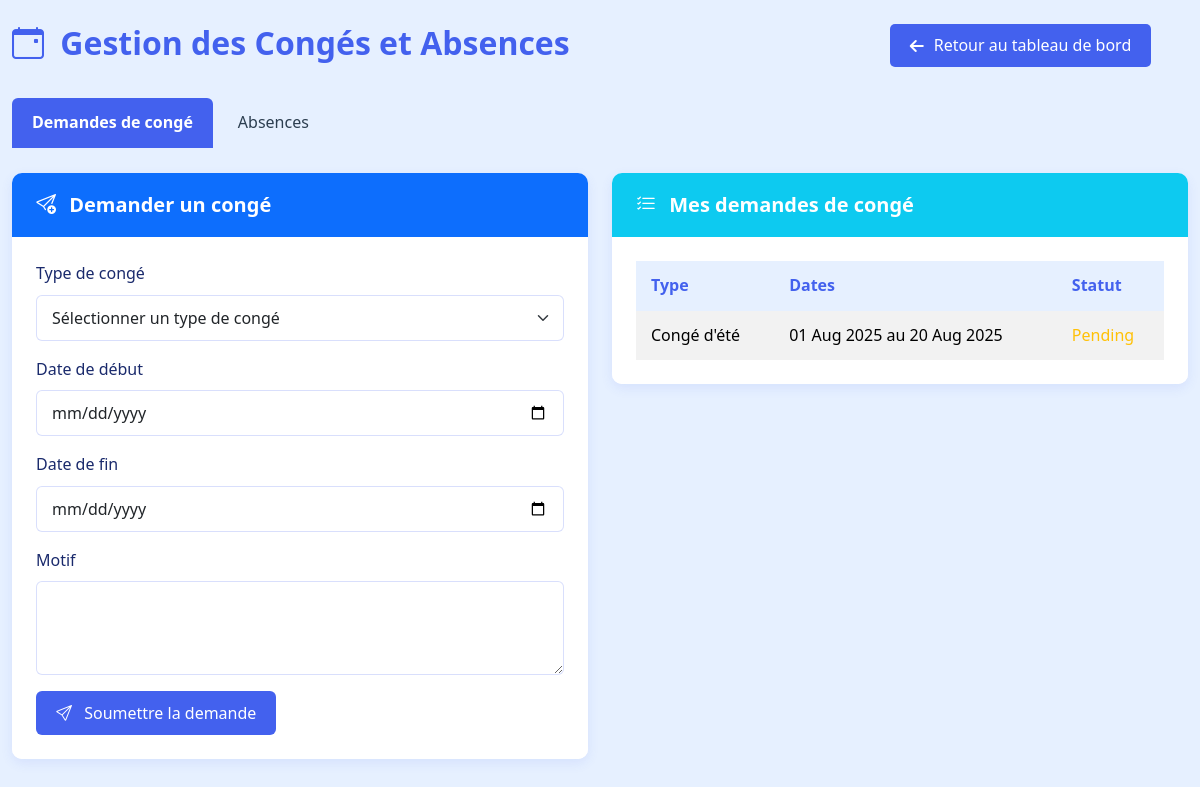
The page /stage/leave_management.php (signed in) on the database its author committed.
### tables this page shows
CREATE TABLE `leave_requests` (
  `id` int(11) NOT NULL,
  `employee_id` int(11) NOT NULL,
  `leave_type_id` int(11) NOT NULL,
  `start_date` date NOT NULL,
  `end_date` date NOT NULL,
  `reason` text DEFAULT NULL,
  `status` enum('pending','approved','rejected') DEFAULT 'pending',
  `created_at` timestamp NOT NULL DEFAULT current_timestamp(),
  `updated_at` timestamp NOT NULL DEFAULT current_timestamp() ON UPDATE current_timestamp()
);

CREATE TABLE `leave_types` (
  `id` int(11) NOT NULL,
  `name` varchar(50) NOT NULL,
  `max_days` int(11) NOT NULL,
  `is_paid` tinyint(1) DEFAULT 1
);

### stage/leave_management.php (the view, shortened to what this page needs)
<?php
$currentUserId = $_SESSION['user']['PPR'];
try {
    $db = Database::getInstance()->getConnection();
    $stmt = $db->prepare("SELECT lr.*, lt.name as leave_type_name
                         FROM leave_requests lr
                         JOIN leave_types lt ON lr.leave_type_id = lt.id
                         WHERE lr.employee_id = :employee_id
                         ORDER BY lr.start_date DESC");
    $stmt->bindParam(':employee_id', $currentUserId);
    $stmt->execute();
    $leaveRequests = $stmt->fetchAll(PDO::FETCH_ASSOC);
} catch (PDOException $e) {
    die("Erreur de base de données : " . $e->getMessage());
}
?>
<!DOCTYPE html>
<html lang="fr">
<head>
    <link href="https://cdn.jsdelivr.net/npm/bootstrap@5.3.3/dist/css/bootstrap.min.css" rel="stylesheet">
    <link href="https://cdn.jsdelivr.net/npm/bootstrap-icons@1.10.0/font/bootstrap-icons.css" rel="stylesheet">
    <link href="https://cdnjs.cloudflare.com/ajax/libs/font-awesome/6.4.0/css/all.min.css" rel="stylesheet">
</head>
<body>
    <div class="container py-4">
        <div style="display:flex;gap:20em;margin-top:0,5em">
              <h2 class="mb-4"><i class="bi bi-calendar-event"></i> Gestion des Congés et Absences</h2>
              <h3><a href="dash.php" class="nav-button return-button">
                <i class="fas fa-arrow-left"></i> Retour au tableau de bord
        </a> </h3>
        </div>
        <ul class="nav nav-tabs mb-4" id="myTab" role="tablist">
            <li class="nav-item" role="presentation">
                <button class="nav-link active" id="leave-tab" data-bs-toggle="tab" data-bs-target="#leave" type="button" role="tab">Demandes de congé</button>
            </li>
            <li class="nav-item" role="presentation">
                <button class="nav-link" id="absence-tab" data-bs-toggle="tab" data-bs-target="#absence" type="button" role="tab">Absences</button>
            </li>
        </ul>
        <div class="tab-content" id="myTabContent">
            <div class="tab-pane fade show active" id="leave" role="tabpanel">
                <div class="row">
                    <div class="col-md-6">
                        <div class="card">
                            <div class="card-header bg-primary text-white">
                                <h5 class="mb-0"><i class="bi bi-send-plus"></i> Demander un congé</h5>
                            </div>
                            <div class="card-body">
                                <form method="POST">
                                    <div class="mb-3">
                                        <label for="leave_type" class="form-label">Type de congé</label>
                                        <select class="form-select" id="leave_type" name="leave_type" required>
                                            <option value="">Sélectionner un type de congé</option>
                                        </select>
                                    </div>
                                    <div class="mb-3">
                                        <label for="start_date" class="form-label">Date de début</label>
                                        <input type="date" class="form-control" id="start_date" name="start_date" required>
                                    </div>
                                    <div class="mb-3">
                                        <label for="end_date" class="form-label">Date de fin</label>
                                        <input type="date" class="form-control" id="end_date" name="end_date" required>
                                    </div>
                                    <div class="mb-3">
                                        <label for="reason" class="form-label">Motif</label>
                                        <textarea class="form-control" id="reason" name="reason" rows="3" required></textarea>
                                    </div>
                                    <button type="submit" name="request_leave" class="btn btn-primary">
                                        <i class="bi bi-send"></i> Soumettre la demande
                                    </button>
                                </form>
                            </div>
                        </div>
                    </div>
                    <div class="col-md-6">
                        <div class="card">
                            <div class="card-header bg-info text-white">
                                <h5 class="mb-0"><i class="bi bi-list-check"></i> Mes demandes de congé</h5>
                            </div>
                            <div class="card-body">
                                <?php if (empty($leaveRequests)): ?>
                                    <p>Aucune demande de congé trouvée.</p>
                                <?php else: ?>
                                    <div class="table-responsive">
                                        <table class="table table-striped">
                                            <thead>
                                                <tr>
                                                    <th>Type</th>
                                                    <th>Dates</th>
                                                    <th>Statut</th>
                                                </tr>
                                            </thead>
                                            <tbody>
                                                <?php foreach ($leaveRequests as $request): ?>
                                                    <tr>
                                                        <td><?= $request['leave_type_name'] ?></td>
                                                        <td><?= date('d M Y', strtotime($request['start_date'])) ?> au <?= date('d M Y', strtotime($request['end_date'])) ?></td>
                                                        <td>
                                                            <span class="status-<?= $request['status'] ?>">
                                                                <?= ucfirst($request['status']) ?>
                                                            </span>
                                                        </td>
                                                    </tr>
                                                <?php endforeach; ?>
                                            </tbody>
                                        </table>
                                    </div>
                                <?php endif; ?>
                            </div>
                        </div>
                    </div>
                </div>
            </div>
        </div>
    </div>
</body>
</html>

### stage/leave_management.php (style rules this page uses)
:root { --primary-blue: #4361ee; --secondary-blue: #88a5e2ff; --light-blue: #e6f0ff; --soft-blue: #f5f9ff; --dark-blue: #1a2a6c; --text-color: #2c3e50; --light-gray: #f8f9fa; --success-green: #28a745; --warning-yellow: #ffc107; --danger-red: #dc3545; --info-blue: #17a2b8; }
body { background-color: #e6f0ff; color: var(--text-color); font-family: 'Segoe UI', Tahoma, Geneva, Verdana, sans-serif; line-height: 1.6; }
.container { max-width: 1200px; }
h2 { color: #4361ee; font-weight: 600; border-bottom: 2px solid var(--light-blue); padding-bottom: 10px; margin-bottom: 20px; }
.card { border: none; border-radius: 10px; box-shadow: 0 4px 12px rgba(67, 97, 238, 0.1); overflow: hidden; margin-bottom: 25px; transition: transform 0.3s ease, box-shadow 0.3s ease; }
.card-header { background-color: var(--primary-blue); color: white; padding: 1.25rem 1.5rem; border-bottom: none; font-weight: 600; }
.card-header h5 { margin-bottom: 0; font-weight: 600; }
.card-body { padding: 1.5rem; background-color: white; }
.form-control, .form-select { border-radius: 6px; padding: 10px 15px; border: 1px solid rgba(67, 97, 238, 0.2); transition: all 0.3s ease; }
.form-label { font-weight: 500; color: var(--dark-blue); margin-bottom: 8px; }
.btn { border-radius: 6px; padding: 10px 20px; font-weight: 500; transition: all 0.2s ease; border: none; }
.btn-primary { background-color: var(--primary-blue); }
.nav-tabs { border-bottom: 2px solid var(--light-blue); }
.nav-tabs .nav-link { color: var(--text-color); font-weight: 500; border: none; padding: 12px 20px; margin-right: 5px; border-radius: 6px 6px 0 0; transition: all 0.3s ease; }
.nav-tabs .nav-link.active { background-color: var(--primary-blue); color: white; font-weight: 600; }
.table { width: 100%; border-collapse: separate; border-spacing: 0; margin-bottom: 0; }
.table thead th { background-color: var(--light-blue); color: var(--primary-blue); font-weight: 600; border: none; padding: 12px 15px; }
.table tbody td { padding: 12px 15px; vertical-align: middle; border-bottom: 1px solid rgba(67, 97, 238, 0.1); }
.table tbody tr:last-child td { border-bottom: none; }
.status-pending { color: var(--warning-yellow); font-weight: 500; }
.bi { margin-right: 8px; }
.card-body form { animation: fadeIn 0.5s ease-out; }
.return-button { background-color: var(--primary-blue); color: white; border: none; padding: 12px 20px; border-radius: 5px; cursor: pointer; font-size: 16px; transition: all 0.3s ease; min-width: 150px; text-align: center; display: flex; align-items: center; justify-content: center; gap: 10px; text-decoration: none; }

### rows shown on the page
leave_requests: leave_type.name "Congé d'été", start_date "01 Aug 2025", end_date "20 Aug 2025", status "Pending"
